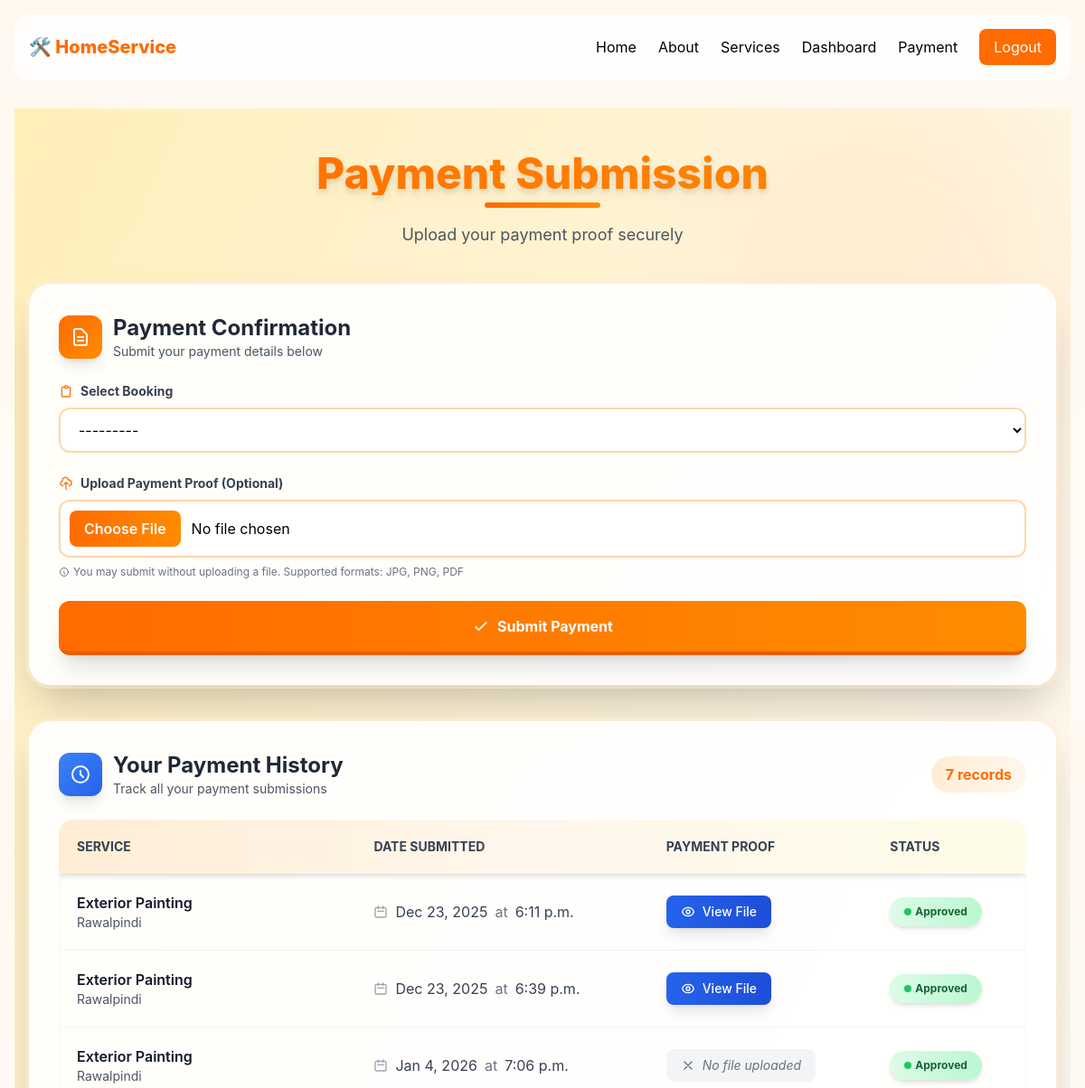
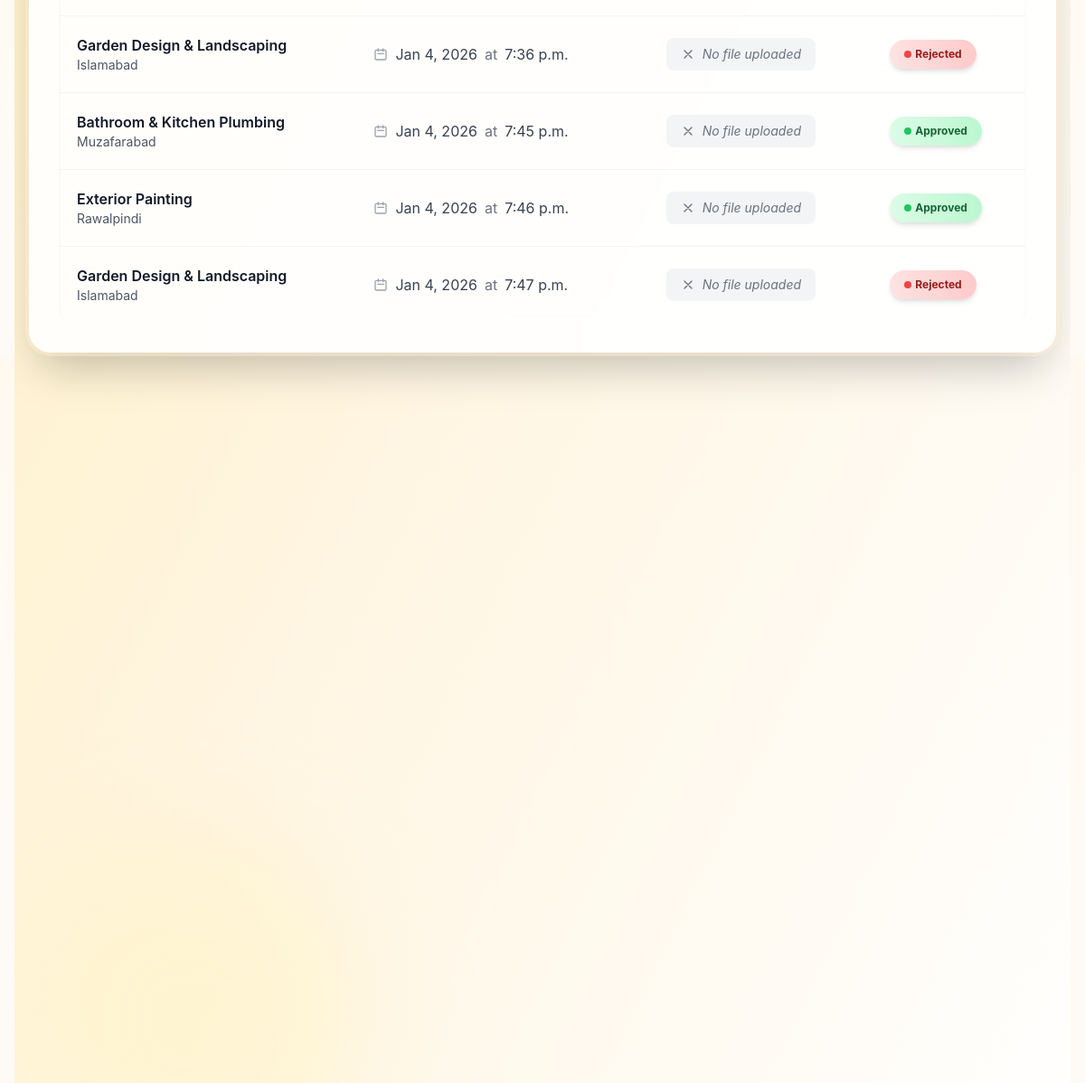
/payments/upload/ (signed in), run on the app's committed database (2 pictures, top to bottom).
### booking/models.py (models this page shows, shortened)
class PaymentProof(models.Model):
    STATUS_CHOICES = (
        ('pending', 'Pending'),
        ('approved', 'Approved'),
        ('rejected', 'Rejected'),
    )
    customer = models.ForeignKey(CustomUser, on_delete=models.CASCADE)
    booking = models.ForeignKey(
        Booking,
        on_delete=models.CASCADE,
        related_name='payment_proofs'
    )
    file = models.FileField(
        upload_to='payment_proofs/',
        blank=True,
        null=True
    )
    upload_date = models.DateTimeField(auto_now_add=True)
    status = models.CharField(
        max_length=20,
        choices=STATUS_CHOICES,
        default='pending'
    )

class Booking(models.Model):
    customer = models.ForeignKey(CustomUser, on_delete=models.CASCADE)
    provider_service = models.ForeignKey(ProviderService, on_delete=models.CASCADE)
    date = models.DateField()
    time = models.TimeField()
    address = models.TextField(blank=True)  # 👈 allow blank
    final_price = models.DecimalField(
        max_digits=10,
        decimal_places=2,
        null=True,
        blank=True
    )
    status = models.CharField(
        max_length=30,
        choices=STATUS_CHOICES,
        default='pending'
    )
    created_at = models.DateTimeField(
        default=timezone.now,   # ✅ IMPORTANT
        editable=False
    )

class ProviderService(models.Model):
    service = models.ForeignKey(Service, on_delete=models.CASCADE)
    provider = models.ForeignKey(CustomUser, on_delete=models.CASCADE)
    city = models.ForeignKey(City, on_delete=models.CASCADE)
    price = models.DecimalField(
        max_digits=10,
        decimal_places=2,
        null=True,
        blank=True
    )
    is_active = models.BooleanField(default=True)

class Service(models.Model):
    title = models.CharField(max_length=200)
    description = models.TextField()
    service_type = models.ForeignKey(ServiceType, on_delete=models.CASCADE)
    image = models.ImageField(upload_to='services/', blank=True, null=True)

class City(models.Model):
    name = models.CharField(max_length=100, unique=True)

### booking/views.py (the view)
# urls.py: path('payments/upload/', views.upload_payment_proof, name='upload_payment_proof'),
@login_required
def upload_payment_proof(request, booking_id=None):
    if request.user.role != 'customer':
        return redirect('index')
    if request.method == 'POST':
        form = PaymentProofForm(
            request.POST,
            request.FILES,
            user=request.user
        )
        if form.is_valid():
            proof = form.save(commit=False)
            proof.customer = request.user
            proof.save()
            messages.success(
                request,
                "Payment submitted. Waiting for provider approval."
            )
            return redirect('customer_dashboard')
    else:
        form = PaymentProofForm(user=request.user)
    payment_proofs = PaymentProof.objects.filter(
        customer=request.user
    ).select_related(
        'booking__provider_service__service'
    )
    return render(
        request,
        'upload_payment_proof.html',
        {
            'form': form,
            'payment_proofs': payment_proofs
        }
    )

### booking/forms.py
class PaymentProofForm(forms.ModelForm):
    class Meta:
        model = PaymentProof
        fields = ['booking', 'file']
    def __init__(self, *args, **kwargs):
        user = kwargs.pop('user', None)
        super().__init__(*args, **kwargs)
        if user:
            qs = Booking.objects.filter(
                customer=user,
                status='awaiting_payment'
            ).select_related('provider_service__service')
            self.fields['booking'].queryset = qs
            self.fields['booking'].label_from_instance = (
                lambda b: f"{b.provider_service.service.title} – {b.date} {b.time.strftime('%I:%M %p')}"
            )

### booking/templates/upload_payment_proof.html (shortened to what this page needs)
{% extends 'base.html' %}
{% load static %}
{% block content %}
<section class="min-h-screen bg-gradient-to-br from-[#FFEFBA] via-[#FFF5E1] to-[#FFFFFF] py-12 px-4 relative overflow-hidden">
  <div class="absolute top-0 right-0 w-96 h-96 bg-orange-200/20 rounded-full blur-3xl"></div>
  <div class="absolute bottom-0 left-0 w-96 h-96 bg-yellow-200/20 rounded-full blur-3xl"></div>
  <div class="container mx-auto max-w-6xl relative z-10">
    <div class="text-center mb-10 animate-fade-in">
      <h1 class="text-4xl sm:text-5xl font-extrabold bg-gradient-to-r from-[#FF6B00] to-[#FF8C00] bg-clip-text text-transparent drop-shadow-lg mb-2">
      </h1>
      <div class="h-1.5 w-32 bg-gradient-to-r from-[#FF6B00] to-[#FF8C00] rounded-full mx-auto mb-4"></div>
      <p class="text-gray-600 text-lg">
        {% if request.user.role == 'customer' %}
          Upload your payment proof securely
        {% else %}
          Review and approve payment confirmations
        {% endif %}
      </p>
    </div>
    {% if request.user.role == 'customer' %}
    <div class="bg-white/90 backdrop-blur-xl rounded-3xl shadow-2xl p-8 mb-10 border border-white/50 ring-4 ring-orange-100/50 hover:shadow-orange-200/50 transition-all duration-300">
      <div class="flex items-center gap-3 mb-6">
        <div class="w-12 h-12 bg-gradient-to-br from-[#FF6B00] to-[#FF8C00] rounded-xl flex items-center justify-center shadow-lg">
          <svg class="w-6 h-6 text-white" fill="none" stroke="currentColor" viewBox="0 0 24 24">
            <path stroke-linecap="round" stroke-linejoin="round" stroke-width="2" d="M9 12h6m-6 4h6m2 5H7a2 2 0 01-2-2V5a2 2 0 012-2h5.586a1 1 0 01.707.293l5.414 5.414a1 1 0 01.293.707V19a2 2 0 01-2 2z"/>
          </svg>
        </div>
        <div>
          <h2 class="text-2xl font-bold text-gray-800">Payment Confirmation</h2>
          <p class="text-gray-600 text-sm">Submit your payment details below</p>
        </div>
      </div>
      <form method="post" enctype="multipart/form-data" class="space-y-6">
        <div class="space-y-2">
          <label class="block text-sm font-bold text-gray-700 flex items-center gap-2">
            <svg class="w-4 h-4 text-orange-500" fill="none" stroke="currentColor" viewBox="0 0 24 24">
              <path stroke-linecap="round" stroke-linejoin="round" stroke-width="2" d="M9 5H7a2 2 0 00-2 2v12a2 2 0 002 2h10a2 2 0 002-2V7a2 2 0 00-2-2h-2M9 5a2 2 0 002 2h2a2 2 0 002-2M9 5a2 2 0 012-2h2a2 2 0 012 2"/>
            </svg>
            Select Booking
          </label>
          {{ form.booking }}
        </div>
        <div class="space-y-2">
          <label class="block text-sm font-bold text-gray-700 flex items-center gap-2">
            <svg class="w-4 h-4 text-orange-500" fill="none" stroke="currentColor" viewBox="0 0 24 24">
              <path stroke-linecap="round" stroke-linejoin="round" stroke-width="2" d="M7 16a4 4 0 01-.88-7.903A5 5 0 1115.9 6L16 6a5 5 0 011 9.9M15 13l-3-3m0 0l-3 3m3-3v12"/>
            </svg>
            Upload Payment Proof (Optional)
          </label>
          <div class="relative">
            {{ form.file }}
          </div>
          <p class="text-xs text-gray-500 flex items-center gap-1 mt-1">
            <svg class="w-3 h-3" fill="none" stroke="currentColor" viewBox="0 0 24 24">
              <path stroke-linecap="round" stroke-linejoin="round" stroke-width="2" d="M13 16h-1v-4h-1m1-4h.01M21 12a9 9 0 11-18 0 9 9 0 0118 0z"/>
            </svg>
            You may submit without uploading a file. Supported formats: JPG, PNG, PDF
          </p>
        </div>
        <button type="submit"
                class="w-full py-4 bg-gradient-to-r from-[#FF6B00] to-[#FF8C00] text-white font-bold rounded-xl shadow-xl hover:shadow-orange-400/50 transform hover:-translate-y-1 transition-all duration-200 border-b-4 border-[#e85d00] flex items-center justify-center gap-2 group">
          <svg class="w-5 h-5 group-hover:scale-110 transition-transform" fill="none" stroke="currentColor" viewBox="0 0 24 24">
            <path stroke-linecap="round" stroke-linejoin="round" stroke-width="2" d="M5 13l4 4L19 7"/>
          </svg>
          Submit Payment
        </button>
      </form>
    </div>
    <div class="bg-white/90 backdrop-blur-xl rounded-3xl shadow-2xl p-8 border border-white/50 ring-4 ring-orange-100/50 hover:shadow-orange-200/50 transition-all duration-300">
      <div class="flex items-center justify-between mb-6">
        <div class="flex items-center gap-3">
          <div class="w-12 h-12 bg-gradient-to-br from-blue-500 to-blue-600 rounded-xl flex items-center justify-center shadow-lg">
            <svg class="w-6 h-6 text-white" fill="none" stroke="currentColor" viewBox="0 0 24 24">
              <path stroke-linecap="round" stroke-linejoin="round" stroke-width="2" d="M12 8v4l3 3m6-3a9 9 0 11-18 0 9 9 0 0118 0z"/>
            </svg>
          </div>
          <div>
            <h3 class="text-2xl font-bold text-gray-800">Your Payment History</h3>
            <p class="text-gray-600 text-sm">Track all your payment submissions</p>
          </div>
        </div>
        <div class="px-4 py-2 bg-gradient-to-r from-orange-100 to-orange-50 rounded-full">
          <span class="text-[#FF6B00] font-bold">{{ payment_proofs|length }} records</span>
        </div>
      </div>
      {% if payment_proofs %}
      <div class="overflow-x-auto rounded-2xl shadow-inner">
        <table class="w-full min-w-[40rem] text-left">
          <thead class="bg-gradient-to-r from-orange-100 via-orange-50 to-yellow-50 text-gray-700 uppercase text-sm">
            <tr class="shadow-md">
              <th class="p-5 first:rounded-tl-2xl font-bold">Service</th>
              <th class="p-5 font-bold">Date Submitted</th>
              <th class="p-5 font-bold">Payment Proof</th>
              <th class="p-5 last:rounded-tr-2xl font-bold">Status</th>
            </tr>
          </thead>
          <tbody class="divide-y divide-gray-100">
            {% for proof in payment_proofs %}
            <tr class="hover:bg-gradient-to-r hover:from-orange-50/80 hover:to-transparent transition-all duration-200">
              <td class="p-5">
                <div class="font-semibold text-gray-900">
                  {{ proof.booking.provider_service.service.title }}
                </div>
                <div class="text-sm text-gray-600">
                  {{ proof.booking.provider_service.city.name }}
                </div>
              </td>
              <td class="p-5 text-gray-700">
                <div class="flex items-center gap-2">
                  <svg class="w-4 h-4 text-gray-400" fill="none" stroke="currentColor" viewBox="0 0 24 24">
                    <path stroke-linecap="round" stroke-linejoin="round" stroke-width="2" d="M8 7V3m8 4V3m-9 8h10M5 21h14a2 2 0 002-2V7a2 2 0 00-2-2H5a2 2 0 00-2 2v12a2 2 0 002 2z"/>
                  </svg>
                  {{ proof.upload_date|date:"M j, Y" }}
                  <span class="text-gray-500">at</span>
                  {{ proof.upload_date|date:"g:i a" }}
                </div>
              </td>
              <td class="p-5">
                {% if proof.file %}
                  <a href="{{ proof.file.url }}" target="_blank"
                     class="inline-flex items-center gap-2 px-4 py-2 bg-gradient-to-r from-blue-600 to-blue-700 text-white rounded-lg font-medium shadow-lg hover:shadow-blue-400/50 transform hover:-translate-y-0.5 transition-all duration-200 text-sm">
                    View File
                  </a>
                {% else %}
                  <span class="inline-flex items-center gap-2 px-4 py-2 bg-gray-100 text-gray-500 rounded-lg text-sm italic">
                    <svg class="w-4 h-4" fill="none" stroke="currentColor" viewBox="0 0 24 24">
                      <path stroke-linecap="round" stroke-linejoin="round" stroke-width="2" d="M6 18L18 6M6 6l12 12"/>
                    </svg>
                    No file uploaded
                  </span>
                {% endif %}
              </td>
              <td class="p-5">
                <span class="px-4 py-2 rounded-full text-xs font-bold shadow-md inline-flex items-center gap-1
                  {% if proof.status == 'pending' %}bg-gradient-to-r from-yellow-100 to-yellow-200 text-yellow-800
                  {% elif proof.status == 'approved' %}bg-gradient-to-r from-green-100 to-green-200 text-green-800
                  {% else %}bg-gradient-to-r from-red-100 to-red-200 text-red-800{% endif %}">
                  <span class="w-2 h-2 rounded-full
                    {% if proof.status == 'pending' %}bg-yellow-500 animate-pulse
                    {% elif proof.status == 'approved' %}bg-green-500
                    {% else %}bg-red-500{% endif %}"></span>
                  {{ proof.get_status_display }}
                </span>
              </td>
            </tr>
            {% endfor %}
          </tbody>
        </table>
      </div>
      {% endif %}
    </div>
    {% endif %}
  </div>
</section>
{% endblock %}

### booking/templates/base.html (style rules this page uses)
:root { --accent: #ff6b00; }
body { background: linear-gradient(180deg, #fff9f0, #fefbf7); font-family: Inter, system-ui, sans-serif; overflow-x: hidden; }

### booking/templates/upload_payment_proof.html (style rules this page uses)
.animate-fade-in { animation: fade-in 0.6s ease-out; }
select, input[type="file"] { width: 100%; padding: 12px 16px; border: 2px solid #fed7aa; border-radius: 12px; font-size: 16px; transition: all 0.3s; background: white; }
input[type="file"] { cursor: pointer; padding: 10px; }

### data on the page
PaymentProof: booking.provider_service.service "Exterior Painting", booking.provider_service.city.name "Rawalpindi", upload_date "Dec 23, 2025", upload_date "6:11 p.m.", status "Approved"
PaymentProof: booking.provider_service.service "Exterior Painting", booking.provider_service.city.name "Rawalpindi", upload_date "Dec 23, 2025", upload_date "6:39 p.m.", status "Approved"
PaymentProof: booking.provider_service.service "Exterior Painting", booking.provider_service.city.name "Rawalpindi", upload_date "Jan 4, 2026", upload_date "7:06 p.m.", file "No file uploaded", status "Approved"
PaymentProof: booking.provider_service.service "Garden Design & Landscaping", booking.provider_service.city.name "Islamabad", upload_date "Jan 4, 2026", upload_date "7:36 p.m.", file "No file uploaded", status "Rejected"
PaymentProof: booking.provider_service.service "Bathroom & Kitchen Plumbing", booking.provider_service.city.name "Muzafarabad", upload_date "Jan 4, 2026", upload_date "7:45 p.m.", file "No file uploaded", status "Approved"
PaymentProof: booking.provider_service.service "Exterior Painting", booking.provider_service.city.name "Rawalpindi", upload_date "Jan 4, 2026", upload_date "7:46 p.m.", file "No file uploaded", status "Approved"
PaymentProof: booking.provider_service.service "Garden Design & Landscaping", booking.provider_service.city.name "Islamabad", upload_date "Jan 4, 2026", upload_date "7:47 p.m.", file "No file uploaded", status "Rejected"

### other printed values
{{ payment_proofs|length }} "7"
